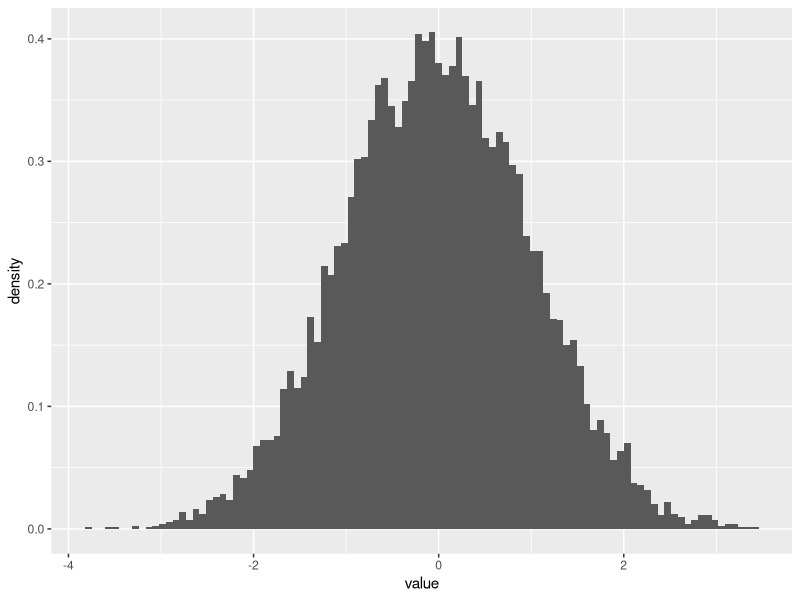
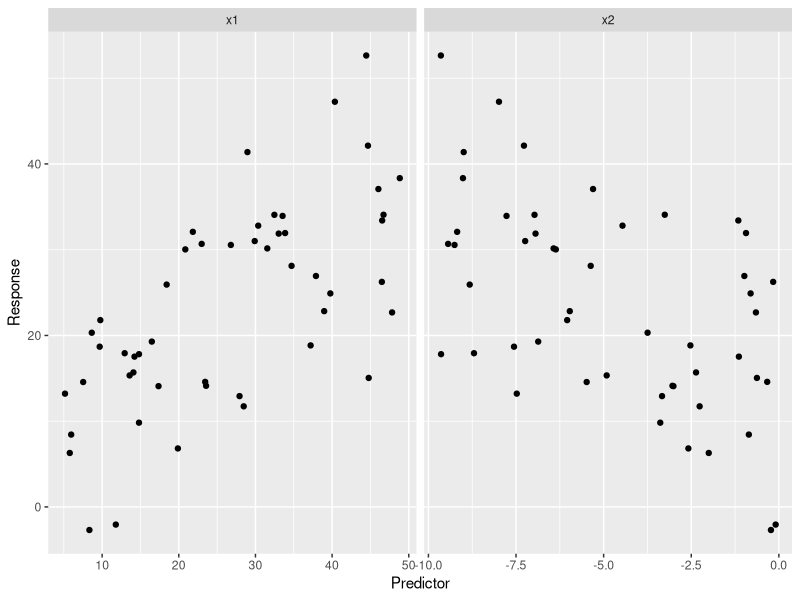
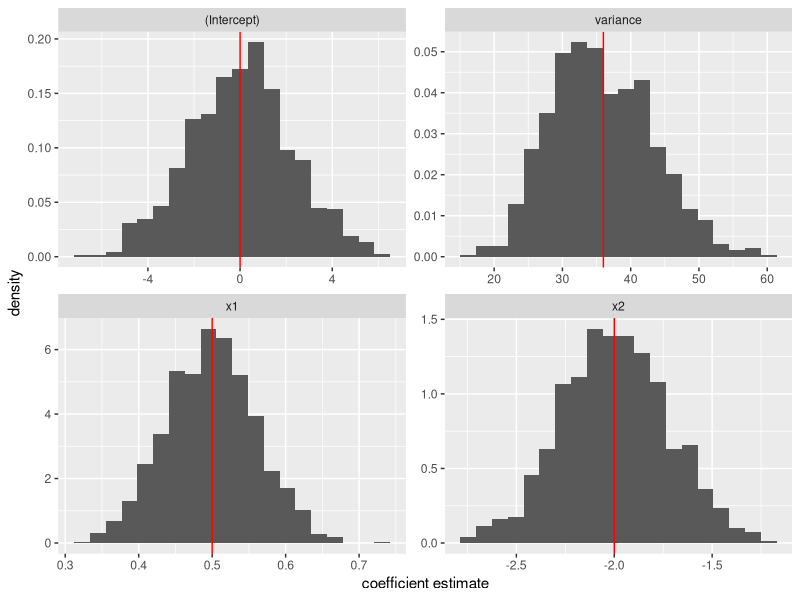

R code for these plots, in order:
## ---- chunk 1
# default code chunk options
knitr::opts_chunk$set(echo = T,
                      results = 'markup',
                      message = F, 
                      warning = F,
                      fig.width = 4,
                      fig.height = 3,
                      fig.align = 'center') 

# load packages
library(tidyverse)
library(modelr)
## ---- chunk 2
# simulate values from a standard normal distribution
rnorm(n = 4, mean = 0, sd = 1)

# simulate values uniformly distributed between -1 and 1
runif(n = 2, min = -1, max = 1)
## ---- chunk 3
# for reproducibility
set.seed(10821)

# simulate values from a standard normal distribution
rnorm(n = 4, mean = 0, sd = 1)
## ---- chunk 4
# for reproducibility
set.seed(10821)

# histogram of 10k simulated N(0, 1) values
rnorm(n = 10000, mean = 0, sd = 1) %>%
  as_tibble() %>%
  ggplot(aes(x = value)) + 
  geom_histogram(aes(y = ..density..), bins = 100)
## ---- chunk 5
# for reproducibility
set.seed(10821)

# fix sample size
samp_size <- 50

# fix predictor matrix
predictor_df <- tibble(x1 = runif(n = samp_size, min = 5, max = 50),
               x2 = runif(n = samp_size, min = -10, max = 0))
## ---- chunk 6
# true relationship between x's and mean y
fx <- function(x1, x2){0.5*x1 - 2*x2}
## ---- chunk 7
# simulate a single dataset
predictor_df %>% mutate(y = fx(x1, x2) + rnorm(n = samp_size, mean = 0, sd = 6)) %>% head()
## ---- chunk 8
predictor_df %>% mutate(y = fx(x1, x2) + rnorm(n = samp_size, mean = 0, sd = 6)) %>%
  pivot_longer(contains('x')) %>%
  ggplot(aes(x = value, y = y)) +
  facet_wrap(~ name, scales = 'free_x') +
  geom_point() +
  labs(x = 'Predictor', y = 'Response')
## ---- chunk 9
# define a function to simulate one dataset
sample_fn <- function(i){
out <- predictor_df %>% 
  mutate(y = fx(x1, x2) + rnorm(n = samp_size, 
                                mean = 0, 
                                sd = 6))
}
## ---- chunk 10
# solution
i <- set.seed(70)
sample1 <- sample_fn(i)
print(sample1)[0:4,]
## ---- chunk 11
# for reproducibility
set.seed(10821)

# fix a number of datasets to simulate
num_datasets <- 1000

# simulate collection of num_samp datasets 
sim_datasets <- tibble(samp = 1:num_datasets) %>%
  mutate(data = map(samp, sample_fn)) 

# preview
sim_datasets %>% head(3)
## ---- chunk 12
# first dataset
sim_datasets$data[[1]] %>% head()
## ---- chunk 13
# fitting function
fit_fn <- function(df){lm(y ~ x1 + x2, data = df)}

# fit a model to each dataset and extract coefficients
sim_datasets <- sim_datasets %>% 
  # fit a model to each dataset
  mutate(fit = map(data, fit_fn)) %>%
  # extract coefficients from each fitted model
  mutate(coefs = map(fit, coef),
         variance = map(fit, ~ summary(.x)$sigma^2)) %>%
  # extract coefficient names
  mutate(which_coef = map(coefs, names)) %>%
  # rearrange dataframe
  unnest(coefs, variance, which_coef) %>%
  pivot_wider(values_from = coefs, 
              names_from = which_coef)

# preview
sim_datasets %>% head(3)
## ---- chunk 14
# store estimates
sim_estimates <- sim_datasets %>%
  select(4:7)

# store true parameter values
true_coefs <- tibble(`(Intercept)` = 0, x1 = 0.5, x2 = -2, variance = 36) %>%
  pivot_longer(everything())

# plot histograms
sim_estimates %>%
  pivot_longer(everything()) %>%
  ggplot(aes(x = value)) +
  facet_wrap(~ name, scales = 'free') +
  geom_histogram(aes(y = ..density..), bins = 20) +
  labs(x = 'coefficient estimate', y = 'density') +
  geom_vline(data = true_coefs, 
             aes(xintercept = value), 
             color = 'red')
## ---- chunk 15
# average estimate
sim_estimates %>% summarize(across(.cols = everything(), .fns = mean))
## ---- chunk 16
# get predictor matrix from one of the models (it's the same for all models)
x_mx <- model.matrix(sim_datasets$fit[[1]])

# invert x^Tx
xtx <- t(x_mx) %*% x_mx
xtx_inv <- solve(xtx)

# compute variance covariance matrix
vcov_theoretical <- xtx_inv*36

# print
vcov_theoretical
## ---- chunk 17
# sample variance-covariance matrix
sim_estimates %>% select(-variance) %>% var()
## ---- chunk 18
# solution
mean_diff_sq <- sim_estimates %>%
  select(`(Intercept)`) %>%
  mutate(mean_diff = `(Intercept)` - mean(`(Intercept)`)) %>%
  mutate(mean_diff_sq = mean_diff^2)

(1/999)*sum(mean_diff_sq$mean_diff_sq)
## ---- chunk 19
beta0_mean_diff <- sim_estimates %>%
  select(`(Intercept)`) %>%
  mutate(mean_diff = `(Intercept)` - mean(`(Intercept)`))

beta1_mean_diff <- sim_estimates %>%
  select(x1) %>%
  mutate(mean_diff = x1 - mean(x1))

(1/999)*sum(beta1_mean_diff$mean_diff*beta0_mean_diff$mean_diff)
